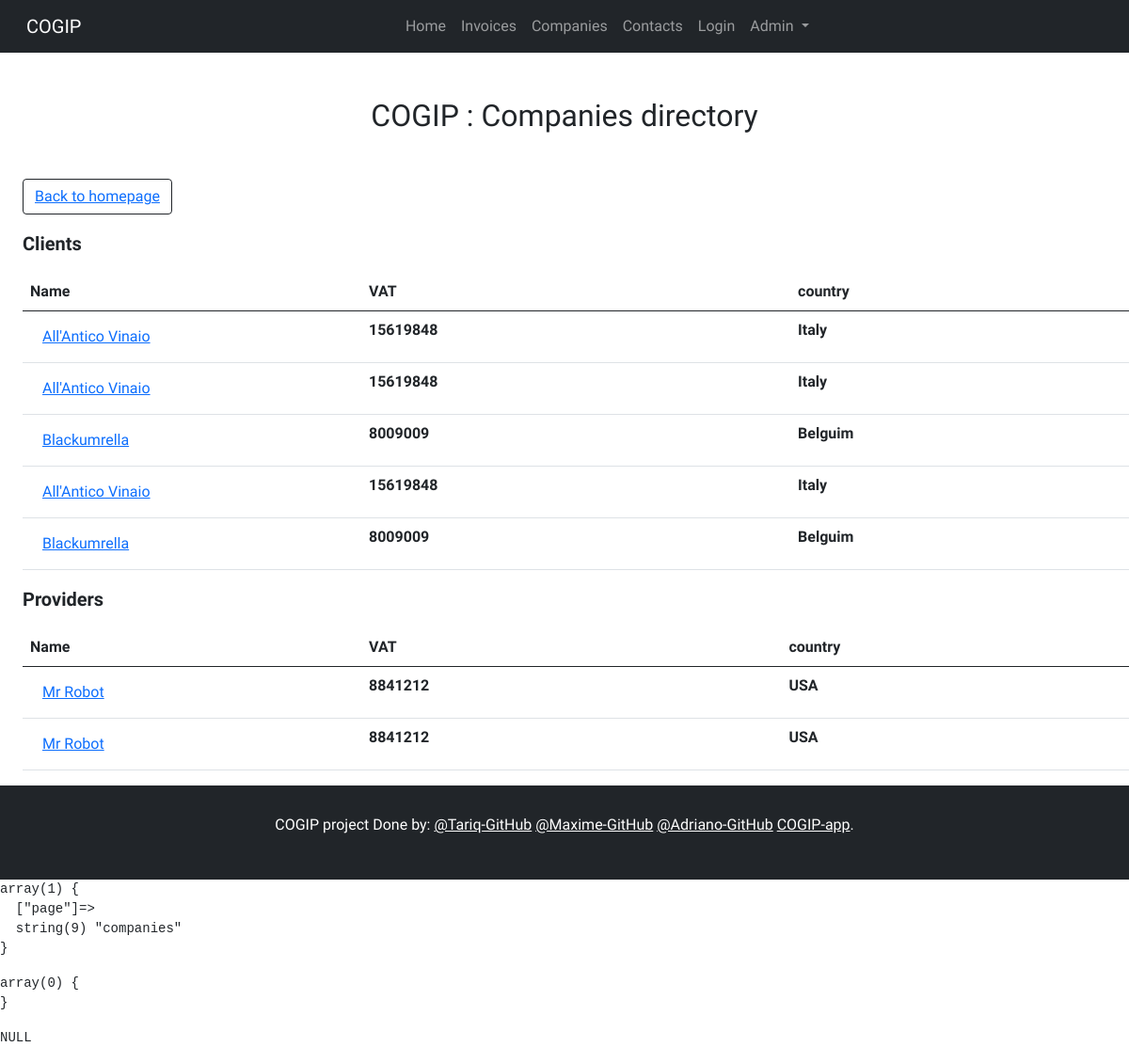
The page /?page=companies on the database as committed earlier.
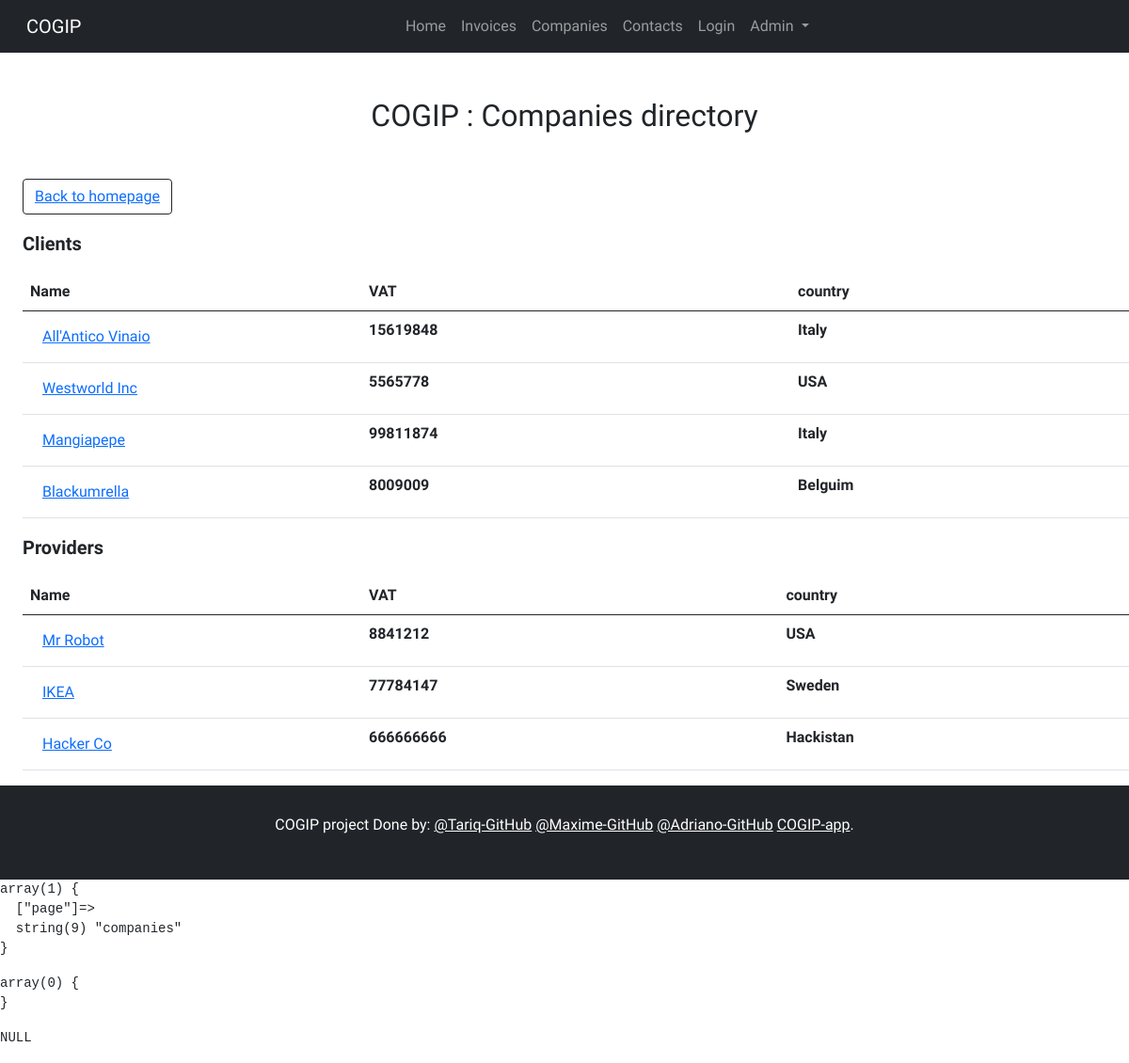
The same page on the database as committed later.
### tables this page shows
CREATE TABLE `invoices` (
  `invoice_id` int(20) NOT NULL,
  `invoice_number` int(100) NOT NULL,
  `invoice_date` date NOT NULL,
  `company_id` int(50) NOT NULL,
  `employee_id` int(50) NOT NULL
);

CREATE TABLE `companies` (
  `company_id` int(20) NOT NULL,
  `company_name` varchar(255) NOT NULL,
  `country` varchar(255) NOT NULL,
  `VAT_number` int(11) NOT NULL,
  `type_id` int(50) NOT NULL
);

### src/controller/CompaniesController.php (called while the page is built)
<?php
require_once('./Model/CompaniesManager.php');
class CompaniesController
{
public function render(){
  $companies = new CompaniesManager();
  require('./view/Companies.php');
}
}

### src/model/CompaniesManager.php (called while the page is built, shortened)
<?php
class CompaniesManager extends Manager
{
  public function getClients(){
    $db = $this->connectDb();
    try {
      $response = $db->prepare("SELECT * FROM companies c
      INNER JOIN invoices i ON
      i.company_id=c.company_id
      INNER JOIN employees e ON
      i.employee_id=e.employee_id
      WHERE type_id=1");
      $response->execute();
    } catch (Exception $e) {
      echo $e->getMessage();
      exit;
    }
    return $response;
  }
  public function getProviders(){
    $db = $this->connectDb();
    try {
      $response = $db->prepare("SELECT * FROM companies c
      INNER JOIN invoices i ON
      i.company_id=c.company_id
      INNER JOIN employees e ON
      i.employee_id=e.employee_id
      WHERE type_id=2");
      $response->execute();
    } catch (Exception $e) {
      echo $e->getMessage();
      exit;
    }
    return $response;
  }
}

### src/view/Companies.php (the view, shortened to what this page needs)
<?php require_once "include/header.php";?>
    <section>
        <h2 class="my-5 d-flex justify-content-center">COGIP : Companies directory</h2>
        <p class="fs-6 mx-4 btn btn-outline-dark"><a href="../"> Back to homepage</a> </p>
        <p class="fs-5 mx-4"><strong>Clients</strong></p>
        <table class="table mx-4">
          <thead>
            <tr>
              <th scope="col" width="30%">Name</th>
              <th scope="col">VAT</th>
              <th scope="col">country</th>
            </tr>
          </thead>
            <tr>
            <?php foreach($companies->getClients() as $company) : ?>
              <form method="POST" action= "">
              <th><button type="submit" class="btn btn-link" name="client"><?= $company['company_name'] ?></button></th>
              </form>
              <th><?= $company['VAT_number'] ?></th>
              <th><?= $company['country'] ?></th>
            </tr>
            <?php endforeach ?>
          </table>
        <p class="fs-5 mx-4"><strong>Providers</strong></p>
        <table class="table mx-4">
          <thead>
            <tr>
              <th scope="col" width="30%">Name</th>
              <th scope="col">VAT</th>
              <th scope="col">country</th>
            </tr>
          </thead>
            <tr>
            <?php foreach($companies->getProviders() as $company) : ?>
              <form method="POST" action="">
              <th><button type="submit" class="btn btn-link" name="provider"><?= $company['company_name'] ?></a></th>
            </form>
              <th><?= $company['VAT_number'] ?></th>
              <th><?= $company['country'] ?></th>
            </tr>
            <?php endforeach ?>
          </table>
    </section>
<?php require_once "include/footer.php"; ?>

Rows that differ between the two databases and show on the page:
removed invoices: company.company_name "All'Antico Vinaio", company.VAT_number "15619848", company.country "Italy", shown under "COGIP : Companies directory"
removed invoices: company.company_name "All'Antico Vinaio", company.VAT_number "15619848", company.country "Italy", shown under "COGIP : Companies directory"
removed invoices: company.company_name "Blackumrella", company.VAT_number "8009009", company.country "Belguim", shown under "COGIP : Companies directory"
removed invoices: company.company_name "Mr Robot", company.VAT_number "8841212", company.country "USA"
added invoices: company.company_name "Westworld Inc", company.VAT_number "5565778", company.country "USA", shown under "COGIP : Companies directory"
added invoices: company.company_name "Mangiapepe", company.VAT_number "99811874", company.country "Italy", shown under "COGIP : Companies directory"
now on this page (row unchanged): invoices: company.company_name "IKEA", company.VAT_number "77784147", company.country "Sweden"
added invoices: company.company_name "Hacker Co", company.VAT_number "666666666", company.country "Hackistan"
